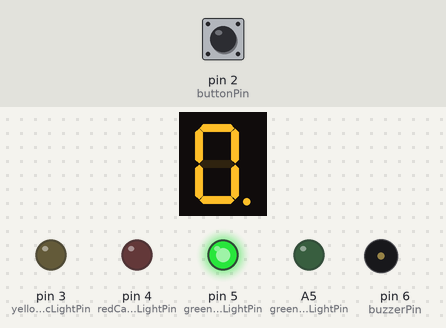
The sketch below on a simulated Arduino Uno, built with avr-gcc and run on an emulated ATmega328P. Parts: 1-digit seven-segment display, output pins drawn as LEDs (lit = HIGH), buzzer (waves = sounding). Wiring (inferred from the names in the program): 1-digit 7-segment display, segments lit when LOW: segments pin 10, pin 11, pin 13, pin 12, pin 8, pin 7, A4, pin 9. The inputs (shaded band) are chosen by the test bench; at power-on: pin 2 (buttonPin) HIGH. The segment pins are drawn as the display they are named for; pins used as bus, display or sensor lines are not drawn.

Above: at 1.2 s.
1.3 s: pin 2 (buttonPin) pulled LOW for 0.15 s
At 6.8 s:
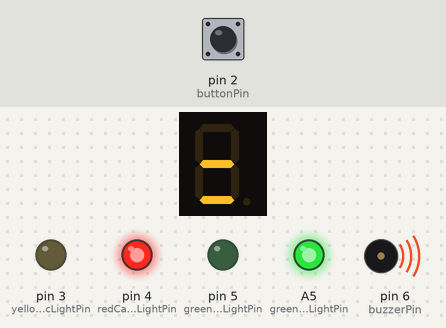
At 7.7 s:
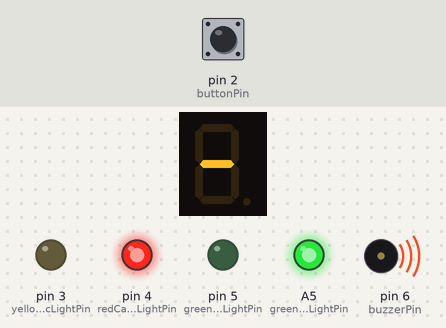
Timing chart, 0 to 19.4 s (numbered marks = the images above; inputs shaded):
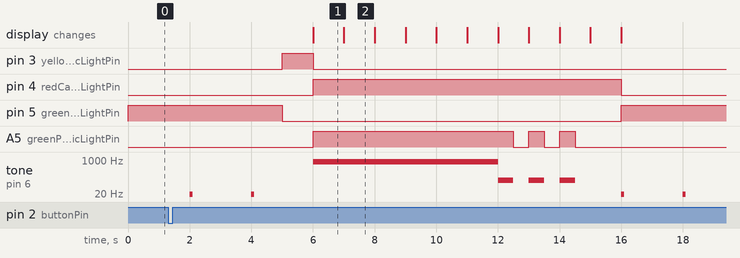

The sketch:

tema2.ino
```cpp
//Code for a traffic light crosswalk for pedestrians with button, buzzer and option to control traffic flow.

const int yellowCarTrafficLightPin = 3;
const int redCarTrafficLightPin = 4;
const int greenCarTrafficLightPin = 5;

const int redPedestrianTrafficLightPin = A4;
const int greenPedestrianTrafficLightPin = A5;

const int buzzerPin = 6;
const int buttonPin = 2;

const int pinA = 9;
const int pinB = 10;
const int pinC = 11;
const int pinD = 13;
const int pinE = 12;
const int pinF = 8;
const int pinG = 7;

const int sevenSegmentPinsArray[] =  {pinA, pinB, pinC, pinD, pinE, pinF, pinG};

const int trafficStatePin = A0;

const int millisToSeconds = 1000;
const int errorMargin = 1;
const int debounceDelay = 50;
const int index = 0;
const int pedestrianHasGreenTh = 0;
const int pedestrianHasRedTh = 1000;

const int buttonPressDelay = 3000;

const int buzzerGreenLightTone = 800;
const int buzzerLastSecondsTone = 100;
const int buzzerRedLightTone = 15;
const int buzzerDuration = 100;
const int buzzerWaittingTime = 2;
const int buzzerShouldRingValue = 0;

const int yellowLightTh = 1000;
const int ledChangeStateTh = 500;
const int ledStartBlinkingTh = 4000;

const int minPedestrianCrossTime = 0;
const int maxPedestrianCrossTime = 10000;
const int minPedestrianWaittingTimer = 1000;
const int maxPedestrianWaittingTimer = 5000;
const int minCarTraffic = 0;
const int maxCarTraffic = 1023;

const int numberOfSegments = 7;
const int sevenDigitResetState = 10;
const int sevenSegmentNumberOfStates = 11;

int trafficValue;
int previousSecond;
int pedestrianWaittingTimer;
int buttonPressedTimeStart;
int pedestrianCrossTimeStart;
volatile int lastDebounceTime;

unsigned long pedestrianGreenLightEndTime;
unsigned long pedestrianWaittingTimeStart;

const bool commonAnode = false;
const bool pullUp = true;

bool isPedestrianWaitting;
bool pedestrianHasGreen;
volatile bool wasButtonPressed;

//the two variables below are configured initially for a PULLUP connected button
byte buttonState = LOW;
byte isButtonReleasedState = LOW;

//matrix is configured for common Cathode
byte digitsMatrix[sevenSegmentNumberOfStates][numberOfSegments] {
          //a  b  c  d  e  f  g
           {1, 1, 1, 1, 1, 1, 0}, //0
           {0, 1, 1, 0, 0, 0, 0}, //1
           {1, 1, 0, 1, 1, 0, 1}, //2
           {1, 1, 1, 1, 0, 0, 1}, //3
           {0, 1, 1, 0, 0, 1, 1}, //4
           {1, 0, 1, 1, 0, 1, 1}, //5
           {1, 0, 1, 1, 1, 1, 1}, //6
           {1, 1, 1, 0, 0, 0, 0}, //7
           {1, 1, 1, 1, 1, 1, 1}, //8
           {1, 1, 1, 1, 0, 1, 1}, //9
           {0, 0, 0, 0, 0, 0, 0}  //reset state
};

void setup() {
  if (pullUp) {
    buttonState = HIGH;
    isButtonReleasedState = HIGH;
  }

  if (commonAnode) {
    for (int i = index; i < sevenSegmentNumberOfStates; i++)
      for (int j = index; j < numberOfSegments; j++)
        if (digitsMatrix[i][j] == HIGH)
          digitsMatrix[i][j] = LOW;
        else
          digitsMatrix[i][j] = HIGH;
  }

  pinMode(yellowCarTrafficLightPin, OUTPUT);
  pinMode(redCarTrafficLightPin, OUTPUT);
  pinMode(greenCarTrafficLightPin, OUTPUT);

  pinMode(buzzerPin, OUTPUT);
  pinMode(buttonPin, INPUT_PULLUP);

  for (int i = index; i < numberOfSegments; i++)
    pinMode(sevenSegmentPinsArray[i], OUTPUT);

  pinMode(trafficStatePin, INPUT);

  pinMode(redPedestrianTrafficLightPin, OUTPUT);
  pinMode(greenPedestrianTrafficLightPin, OUTPUT);
  initialLedsState();
  attachInterrupt(digitalPinToInterrupt(buttonPin), blink, CHANGE);

  Serial.begin(9600);
}

void loop() {
  if (pedestrianHasGreen) {
    pedestrianCrossAction();
  } else {
    //checking button delay
    if (wasButtonPressed && millis() - pedestrianGreenLightEndTime > buttonPressDelay) {
      if (!isPedestrianWaitting) {
        pedestrianWaittingTimeStart = millis();
        pedestrianWaittingTimer = map(analogRead(trafficStatePin), minCarTraffic, maxCarTraffic, minPedestrianWaittingTimer, maxPedestrianWaittingTimer);
        isPedestrianWaitting = true;
      }

      //checking traffic delay
      int timeUntillPedestrianGreen = pedestrianWaittingTimer - (millis() - pedestrianWaittingTimeStart);
      if (timeUntillPedestrianGreen < pedestrianHasGreenTh) {
        pedestrianHasGreen = true;
        pedestrianCrossTimeStart = millis();
      } else if (timeUntillPedestrianGreen < yellowLightTh)
        setCarTrafficLight(LOW, HIGH, LOW);
    }

    int second = millis() / millisToSeconds;
    if (second % buzzerWaittingTime == buzzerShouldRingValue && second != previousSecond) {
      tone(buzzerPin, buzzerRedLightTone, buzzerDuration);
      previousSecond = second;
    }
  }
}

void initialLedsState() {
  setPedestrianTraffigLight(HIGH, LOW);
  setCarTrafficLight(LOW, LOW, HIGH);
}

//interrupt function with debounce that signals that button was pressed
void blink() {
  if (wasButtonPressed)
    return;
  if (digitalRead(buttonPin) != isButtonReleasedState)
    lastDebounceTime = millis();
  else if ((millis() - lastDebounceTime) > debounceDelay)
    wasButtonPressed = true;
}

void pedestrianCrossAction() {
  int pedestrianTimer = maxPedestrianCrossTime - millis() + pedestrianCrossTimeStart - errorMargin;
  int pedestrianTimerSeconds = pedestrianTimer / millisToSeconds;
  int pedestrianTimerMillis = pedestrianTimer % millisToSeconds;
  //case when cars have green again
  if (pedestrianTimer < minPedestrianCrossTime) {
    pedestrianHasGreen = false;
    wasButtonPressed = false;
    pedestrianGreenLightEndTime = millis();
    isPedestrianWaitting = false;
    displayDigit(sevenDigitResetState);
    setCarTrafficLight(LOW, LOW, HIGH);
    return;
  }

  displayDigit(pedestrianTimerSeconds);
  //case when crossing time is over
  setCarTrafficLight(HIGH, LOW, LOW);
  if (pedestrianTimer < pedestrianHasRedTh) {
    noTone(buzzerPin);
    setPedestrianTraffigLight(HIGH, LOW);
    return;
  }

  //case when pedestrians have green light
  if (pedestrianTimer > ledStartBlinkingTh || pedestrianTimerMillis >= ledChangeStateTh) {
    setPedestrianTraffigLight(LOW, HIGH);
    if (pedestrianTimer > ledStartBlinkingTh)
      tone(buzzerPin, buzzerGreenLightTone, buzzerDuration);
    else
      tone(buzzerPin, buzzerLastSecondsTone, buzzerDuration);
  } else {
    setPedestrianTraffigLight(LOW, LOW);
    noTone(buzzerPin);
  }
}

void setPedestrianTraffigLight(byte redLightValue, byte greenLightValue) {
  digitalWrite(redPedestrianTrafficLightPin, redLightValue);
  digitalWrite(greenPedestrianTrafficLightPin, greenLightValue);
}

void setCarTrafficLight(byte redLightValue, byte yellowLightValue, byte greenLightValue) {
  digitalWrite(redCarTrafficLightPin, redLightValue);
  digitalWrite(yellowCarTrafficLightPin, yellowLightValue);
  digitalWrite(greenCarTrafficLightPin, greenLightValue);
}

//displays the digit received as parameter on the 7 segment digit display
void displayDigit(int digit) {
  for (int i = index; i < numberOfSegments; i++)
    digitalWrite(sevenSegmentPinsArray[i], digitsMatrix[digit][i]);
}
```

Measured:
- after the input at 1.3 s, pin 3 (yellowCarTrafficLightPin): LOW → HIGH after 3.7 s, → LOW 1.0 s later; pin 4 (redCarTrafficLightPin): LOW → HIGH after 4.7 s, → LOW 10.0 s later
- by itself, tone on pin 6 (buzzerPin): plays 15 Hz for 0.10 s, 15 Hz for 0.10 s, 800 Hz for 6.0 s, 100 Hz for 0.50 s, 100 Hz for 0.50 s, 100 Hz for 0.50 s … (8 notes in this stretch)
- what the display in image 1 shows lasts 1.0 s, from 6.0 s to 7.0 s
